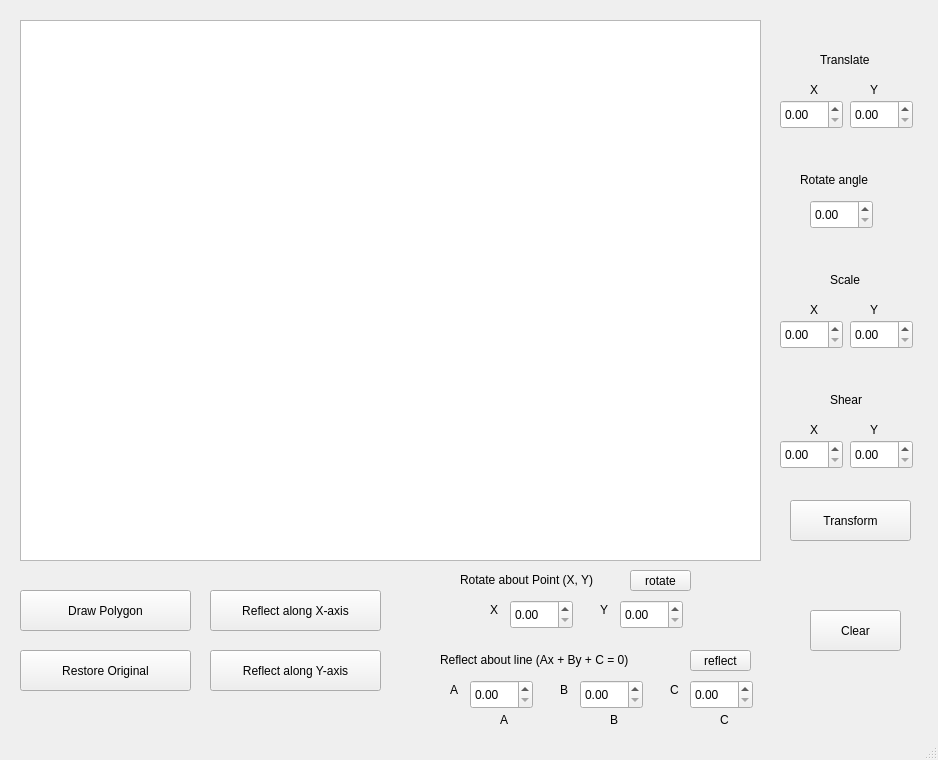
<?xml version="1.0" encoding="UTF-8"?>
<ui version="4.0">
 <class>MainWindow</class>
 <widget class="QMainWindow" name="MainWindow">
  <property name="geometry">
   <rect>
    <x>0</x>
    <y>0</y>
    <width>938</width>
    <height>760</height>
   </rect>
  </property>
  <property name="windowTitle">
   <string>MainWindow</string>
  </property>
  <widget class="QWidget" name="centralwidget">
   <widget class="QPushButton" name="reflectY">
    <property name="geometry">
     <rect>
      <x>210</x>
      <y>650</y>
      <width>171</width>
      <height>41</height>
     </rect>
    </property>
    <property name="text">
     <string>Reflect along Y-axis</string>
    </property>
   </widget>
   <widget class="QPushButton" name="reflectX">
    <property name="geometry">
     <rect>
      <x>210</x>
      <y>590</y>
      <width>171</width>
      <height>41</height>
     </rect>
    </property>
    <property name="text">
     <string>Reflect along X-axis</string>
    </property>
   </widget>
   <widget class="QLabel" name="label_2">
    <property name="geometry">
     <rect>
      <x>810</x>
      <y>80</y>
      <width>16</width>
      <height>20</height>
     </rect>
    </property>
    <property name="text">
     <string>X</string>
    </property>
   </widget>
   <widget class="QLabel" name="label_4">
    <property name="geometry">
     <rect>
      <x>870</x>
      <y>80</y>
      <width>16</width>
      <height>20</height>
     </rect>
    </property>
    <property name="text">
     <string>Y</string>
    </property>
   </widget>
   <widget class="QPushButton" name="drawPolygon">
    <property name="geometry">
     <rect>
      <x>20</x>
      <y>590</y>
      <width>171</width>
      <height>41</height>
     </rect>
    </property>
    <property name="text">
     <string>Draw Polygon</string>
    </property>
   </widget>
   <widget class="QPushButton" name="restoreOriginal">
    <property name="geometry">
     <rect>
      <x>20</x>
      <y>650</y>
      <width>171</width>
      <height>41</height>
     </rect>
    </property>
    <property name="text">
     <string>Restore Original</string>
    </property>
   </widget>
   <widget class="QGraphicsView" name="grid">
    <property name="geometry">
     <rect>
      <x>20</x>
      <y>20</y>
      <width>741</width>
      <height>541</height>
     </rect>
    </property>
   </widget>
   <widget class="QPushButton" name="clear">
    <property name="geometry">
     <rect>
      <x>810</x>
      <y>610</y>
      <width>91</width>
      <height>41</height>
     </rect>
    </property>
    <property name="text">
     <string>Clear</string>
    </property>
   </widget>
   <widget class="QDoubleSpinBox" name="spinBoxX_translate">
    <property name="geometry">
     <rect>
      <x>780</x>
      <y>100</y>
      <width>63</width>
      <height>29</height>
     </rect>
    </property>
   </widget>
   <widget class="QDoubleSpinBox" name="spinBoxY_translate">
    <property name="geometry">
     <rect>
      <x>850</x>
      <y>100</y>
      <width>63</width>
      <height>29</height>
     </rect>
    </property>
   </widget>
   <widget class="QDoubleSpinBox" name="spinBox_rotate">
    <property name="geometry">
     <rect>
      <x>810</x>
      <y>200</y>
      <width>63</width>
      <height>29</height>
     </rect>
    </property>
   </widget>
   <widget class="QDoubleSpinBox" name="spinBoxY_scale">
    <property name="geometry">
     <rect>
      <x>850</x>
      <y>320</y>
      <width>63</width>
      <height>29</height>
     </rect>
    </property>
   </widget>
   <widget class="QLabel" name="label_3">
    <property name="geometry">
     <rect>
      <x>810</x>
      <y>300</y>
      <width>16</width>
      <height>20</height>
     </rect>
    </property>
    <property name="text">
     <string>X</string>
    </property>
   </widget>
   <widget class="QDoubleSpinBox" name="spinBoxX_scale">
    <property name="geometry">
     <rect>
      <x>780</x>
      <y>320</y>
      <width>63</width>
      <height>29</height>
     </rect>
    </property>
   </widget>
   <widget class="QLabel" name="label_6">
    <property name="geometry">
     <rect>
      <x>870</x>
      <y>300</y>
      <width>16</width>
      <height>20</height>
     </rect>
    </property>
    <property name="text">
     <string>Y</string>
    </property>
   </widget>
   <widget class="QDoubleSpinBox" name="spinBoxY_shear">
    <property name="geometry">
     <rect>
      <x>850</x>
      <y>440</y>
      <width>63</width>
      <height>29</height>
     </rect>
    </property>
   </widget>
   <widget class="QLabel" name="label_7">
    <property name="geometry">
     <rect>
      <x>810</x>
      <y>420</y>
      <width>16</width>
      <height>20</height>
     </rect>
    </property>
    <property name="text">
     <string>X</string>
    </property>
   </widget>
   <widget class="QDoubleSpinBox" name="spinBoxX_shear">
    <property name="geometry">
     <rect>
      <x>780</x>
      <y>440</y>
      <width>63</width>
      <height>29</height>
     </rect>
    </property>
   </widget>
   <widget class="QLabel" name="label_8">
    <property name="geometry">
     <rect>
      <x>870</x>
      <y>420</y>
      <width>16</width>
      <height>20</height>
     </rect>
    </property>
    <property name="text">
     <string>Y</string>
    </property>
   </widget>
   <widget class="QLabel" name="label">
    <property name="geometry">
     <rect>
      <x>820</x>
      <y>50</y>
      <width>63</width>
      <height>20</height>
     </rect>
    </property>
    <property name="text">
     <string>Translate</string>
    </property>
   </widget>
   <widget class="QLabel" name="label_9">
    <property name="geometry">
     <rect>
      <x>800</x>
      <y>170</y>
      <width>91</width>
      <height>20</height>
     </rect>
    </property>
    <property name="text">
     <string>Rotate angle</string>
    </property>
   </widget>
   <widget class="QLabel" name="label_10">
    <property name="geometry">
     <rect>
      <x>830</x>
      <y>270</y>
      <width>41</width>
      <height>20</height>
     </rect>
    </property>
    <property name="text">
     <string>Scale</string>
    </property>
   </widget>
   <widget class="QLabel" name="label_11">
    <property name="geometry">
     <rect>
      <x>830</x>
      <y>390</y>
      <width>41</width>
      <height>20</height>
     </rect>
    </property>
    <property name="text">
     <string>Shear</string>
    </property>
   </widget>
   <widget class="QPushButton" name="transform">
    <property name="geometry">
     <rect>
      <x>790</x>
      <y>500</y>
      <width>121</width>
      <height>41</height>
     </rect>
    </property>
    <property name="text">
     <string>Transform</string>
    </property>
   </widget>
   <widget class="QLabel" name="label_5">
    <property name="geometry">
     <rect>
      <x>460</x>
      <y>570</y>
      <width>171</width>
      <height>20</height>
     </rect>
    </property>
    <property name="text">
     <string>Rotate about Point (X, Y)</string>
    </property>
   </widget>
   <widget class="QLabel" name="label_12">
    <property name="geometry">
     <rect>
      <x>440</x>
      <y>650</y>
      <width>241</width>
      <height>20</height>
     </rect>
    </property>
    <property name="text">
     <string>Reflect about line (Ax + By + C = 0)</string>
    </property>
   </widget>
   <widget class="QLabel" name="label_13">
    <property name="geometry">
     <rect>
      <x>600</x>
      <y>600</y>
      <width>16</width>
      <height>20</height>
     </rect>
    </property>
    <property name="text">
     <string>Y</string>
    </property>
   </widget>
   <widget class="QLabel" name="label_14">
    <property name="geometry">
     <rect>
      <x>490</x>
      <y>600</y>
      <width>16</width>
      <height>20</height>
     </rect>
    </property>
    <property name="text">
     <string>X</string>
    </property>
   </widget>
   <widget class="QDoubleSpinBox" name="spinBoxPivotY">
    <property name="geometry">
     <rect>
      <x>620</x>
      <y>600</y>
      <width>63</width>
      <height>29</height>
     </rect>
    </property>
   </widget>
   <widget class="QDoubleSpinBox" name="spinBoxPivotX">
    <property name="geometry">
     <rect>
      <x>510</x>
      <y>600</y>
      <width>63</width>
      <height>29</height>
     </rect>
    </property>
   </widget>
   <widget class="QDoubleSpinBox" name="spinBoxB">
    <property name="geometry">
     <rect>
      <x>580</x>
      <y>680</y>
      <width>63</width>
      <height>29</height>
     </rect>
    </property>
   </widget>
   <widget class="QLabel" name="label_15">
    <property name="geometry">
     <rect>
      <x>450</x>
      <y>680</y>
      <width>16</width>
      <height>20</height>
     </rect>
    </property>
    <property name="text">
     <string>A</string>
    </property>
   </widget>
   <widget class="QLabel" name="label_16">
    <property name="geometry">
     <rect>
      <x>560</x>
      <y>680</y>
      <width>16</width>
      <height>20</height>
     </rect>
    </property>
    <property name="text">
     <string>B</string>
    </property>
   </widget>
   <widget class="QDoubleSpinBox" name="spinBoxA">
    <property name="geometry">
     <rect>
      <x>470</x>
      <y>680</y>
      <width>63</width>
      <height>29</height>
     </rect>
    </property>
   </widget>
   <widget class="QDoubleSpinBox" name="spinBoxC">
    <property name="geometry">
     <rect>
      <x>690</x>
      <y>680</y>
      <width>63</width>
      <height>29</height>
     </rect>
    </property>
   </widget>
   <widget class="QLabel" name="label_17">
    <property name="geometry">
     <rect>
      <x>670</x>
      <y>680</y>
      <width>16</width>
      <height>20</height>
     </rect>
    </property>
    <property name="text">
     <string>C</string>
    </property>
   </widget>
   <widget class="QPushButton" name="rotateAboutPoint">
    <property name="geometry">
     <rect>
      <x>630</x>
      <y>570</y>
      <width>61</width>
      <height>21</height>
     </rect>
    </property>
    <property name="text">
     <string>rotate</string>
    </property>
   </widget>
   <widget class="QPushButton" name="reflectArbitraryLine">
    <property name="geometry">
     <rect>
      <x>690</x>
      <y>650</y>
      <width>61</width>
      <height>21</height>
     </rect>
    </property>
    <property name="text">
     <string>reflect</string>
    </property>
   </widget>
   <widget class="QLabel" name="label_18">
    <property name="geometry">
     <rect>
      <x>720</x>
      <y>710</y>
      <width>16</width>
      <height>20</height>
     </rect>
    </property>
    <property name="text">
     <string>C</string>
    </property>
   </widget>
   <widget class="QLabel" name="label_19">
    <property name="geometry">
     <rect>
      <x>500</x>
      <y>710</y>
      <width>16</width>
      <height>20</height>
     </rect>
    </property>
    <property name="text">
     <string>A</string>
    </property>
   </widget>
   <widget class="QLabel" name="label_20">
    <property name="geometry">
     <rect>
      <x>610</x>
      <y>710</y>
      <width>16</width>
      <height>20</height>
     </rect>
    </property>
    <property name="text">
     <string>B</string>
    </property>
   </widget>
  </widget>
  <widget class="QMenuBar" name="menubar">
   <property name="geometry">
    <rect>
     <x>0</x>
     <y>0</y>
     <width>938</width>
     <height>25</height>
    </rect>
   </property>
  </widget>
  <widget class="QStatusBar" name="statusbar"/>
 </widget>
 <resources/>
 <connections/>
</ui>
